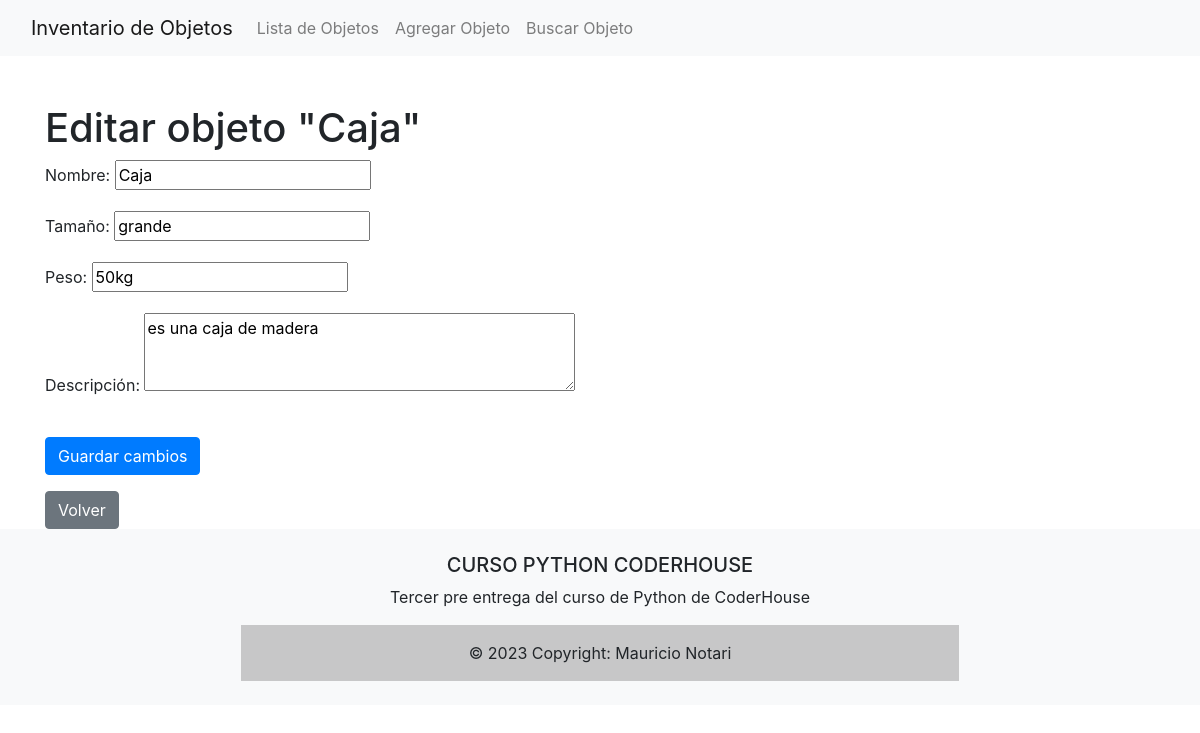
Screenshot of /editar/1/ with the database file from the repository.
### entrega3_app/models.py (models this page shows, shortened)
class Objeto(models.Model):
    nombre = models.CharField(max_length=100)
    tamanio = models.CharField(max_length=100)
    peso = models.CharField(max_length=100)
    descripcion = models.TextField()
    fecha = models.DateField(auto_now=True, auto_now_add=False)

### entrega3_app/views.py (the view)
# urls.py: path('editar/<int:pk>/', views.editar_objeto, name='editar_objeto'),
def editar_objeto(request, pk):
    objeto = get_object_or_404(Objeto, pk=pk)
    if request.method == "POST":
        form = ObjetoForm(request.POST, instance=objeto)
        if form.is_valid():
            objeto = form.save()
            return redirect('lista_objetos')
    else:
        form = ObjetoForm(instance=objeto)
    return render(request, 'editar_objeto.html', {'form': form, 'objeto': objeto})

### entrega3_app/forms.py
class ObjetoForm(forms.ModelForm):
    class Meta:
        model = Objeto
        fields = ['nombre','tamanio','peso','descripcion']
        labels = {
            'nombre' : 'Nombre',
            'tamanio' : 'Tamaño',
            'peso'   : 'Peso',
            'descripcion': 'Descripción'
        }
        widgets = {
            'descripcion': forms.Textarea(attrs={'rows': 3}),
        }

### entrega3_project/templates/editar_objeto.html (shortened to what this page needs)
{% extends 'base.html' %}
{% block content %}
<div class="container mt-5">
  <div class="row">
    <div class="col-md-12">
      <h1>Editar objeto "{{ objeto.nombre }}"</h1>
      <form method="POST">
        {{ form.as_p }}
        <button type="submit" class="btn btn-primary mt-3">Guardar cambios</button>
      </form>
      <a href="{% url 'lista_objetos' %}" class="btn btn-secondary mt-3">Volver</a>
    </div>
  </div>
</div>
{% endblock %}

### rows the page displays
Objeto: nombre "Caja", tamanio "grande", peso "50kg", descripcion "es una caja de madera"
